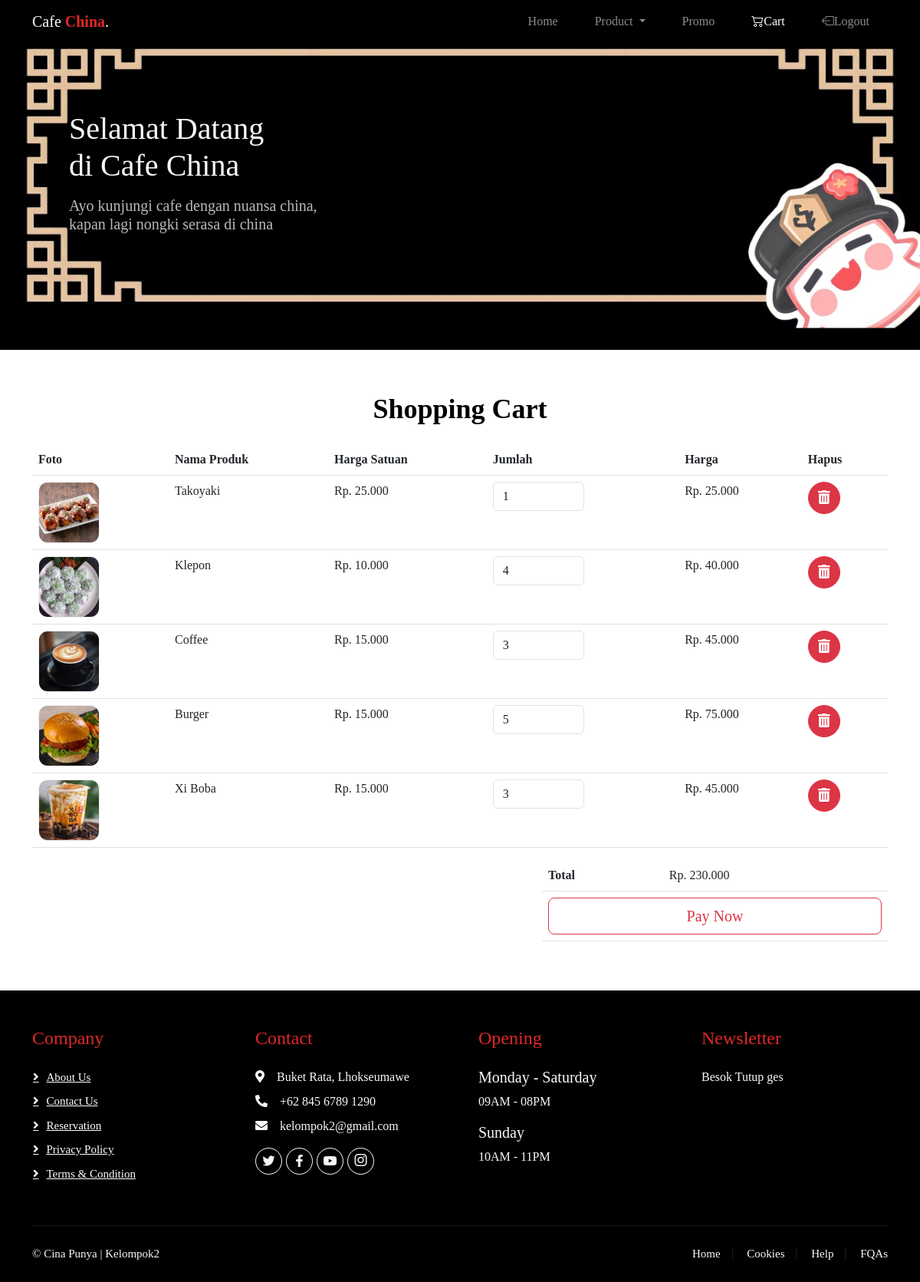
The page /pages/keranjang.php (signed in) on the database its author committed.
### tables this page shows
CREATE TABLE `carts` (
  `id` int NOT NULL,
  `user_id` int DEFAULT NULL,
  `product_id` int DEFAULT NULL,
  `quantity` int DEFAULT NULL
);

CREATE TABLE `products` (
  `product_id` int NOT NULL,
  `product_name` varchar(255) DEFAULT NULL,
  `imagePath` varchar(255) NOT NULL,
  `category` varchar(50) DEFAULT NULL,
  `price` decimal(10,2) DEFAULT NULL,
  `description` text,
  `country_origin` varchar(50) NOT NULL
);

### pages/keranjang.php (the view, shortened to what this page needs)
<?php
include "../includes/koneksi.php";
$user_id = 1;
$query = "SELECT * FROM carts WHERE user_id = $user_id";
$result = $conn->query($query);
$cartTotal = 0;
$sqlCart = "SELECT products.product_name, products.price, carts.quantity
            FROM carts
            JOIN products ON carts.product_id = products.product_id
            WHERE carts.user_id = 1";
$resultCart = mysqli_query($conn, $sqlCart);
if ($resultCart) {
    while ($cartItem = mysqli_fetch_assoc($resultCart)) {
        $cartTotal += $cartItem['price'] * $cartItem['quantity'];
    }
} else {
    echo "Error: " . $sqlCart . "<br>" . mysqli_error($conn);
}
?>
<!DOCTYPE html>
<html>
<head>
    <link href="https://cdnjs.cloudflare.com/ajax/libs/font-awesome/5.10.0/css/all.min.css" rel="stylesheet" />
    <link href="https://cdn.jsdelivr.net/npm/bootstrap-icons@1.4.1/font/bootstrap-icons.css" rel="stylesheet" />
    <link href="https://cdn.jsdelivr.net/npm/bootstrap@5.3.0-alpha2/dist/css/bootstrap.min.css" rel="stylesheet"
 />
    <link rel="stylesheet" href="https://cdn.jsdelivr.net/npm/bootstrap-icons@1.10.3/font/bootstrap-icons.css" />
    <link rel="stylesheet" href="../assets/css/style.css" />
    <link rel="stylesheet" href="https://cdn.jsdelivr.net/npm/aos@2.3.4/dist/aos.css" />
</head>
<body>
    <nav class="navbar navbar-expand-lg navbar-dark bg-black fixed-top">
        <div class="container">
            <div class="collapse navbar-collapse" id="navbarNav">
                <a class="navbar-brand" href="#">Cafe<span> China</span>.</a>
                <ul class="navbar-nav ms-auto d-flex gap-3">
                    <li class="nav-item me-3">
                        <a class="nav-link" aria-current="page" href="../index.php">Home</a>
                    </li>
                    <li class="nav-item dropdown me-3">
                        <a class="nav-link dropdown-toggle" href="#" id="navbarDropdown" role="button"
                            data-bs-toggle="dropdown" aria-expanded="false">
                            Product
                        </a>
                    </li>
                    <li class="nav-item me-3">
                        <a class="nav-link" href="promo.php">Promo</a>
                    </li>
                    <li class="nav-item me-3">
                        <a class="nav-link active" href="#" tabindex="-1" aria-disabled="true"><i
                                class="bi bi-cart2"></i>Cart</a>
                    </li>
                    <li class="nav-item me-3">
                        <a class="nav-link" href="../logout.php" tabindex="-1" aria-disabled="true"><i
                                class="bi bi-box-arrow-left"></i>Logout</a>
                    </li>
                </ul>
            </div>
        </div>
    </nav>
    <div class="container-fluid banner-produk">
        <div class="container">
            <div class="row">
                <h3 class="text-light display-6 mx-5 ml-5">
                    Selamat Datang <br />di Cafe<span> China</span>
                </h3>
                <h5 class="text-light opacity-75 mx-5 ml-5 mt-2">
                    Ayo kunjungi cafe dengan nuansa china,
                    <br class="d-none d-md-block" />
                    kapan lagi nongki serasa di china
                </h5>
            </div>
        </div>
    </div>
    <div class="container-fluid py-5">
        <div class="container">
            <div class="row">
                <div class="col-12" data-aos="fade-down" data-aos-anchor-placement="center-center">
                    <h2 class="text-judul-halaman text-center mb-3">Shopping Cart</h2>
                </div>
            </div>
            <div class="row">
                <div class="col-12">
                    <div class="table-responsive">
                        <table class="table">
                            <tr>
                                <th>Foto</th>
                                <th>Nama Produk</th>
                                <th>Harga Satuan</th>
                                <th>Jumlah</th>
                                <th>Harga</th>
                                <th>Hapus</th>
                            </tr>
                            <?php
                            while ($row = $result->fetch_assoc()) {
                                $produk_id = $row['product_id'];
                                $produkQuery = "SELECT * FROM products WHERE product_id = ?";
                                $stmt = $conn->prepare($produkQuery);
                                $stmt->bind_param("i", $produk_id);
                                $stmt->execute();
                                $produkResult = $stmt->get_result();
                                $produk = $produkResult->fetch_assoc();
                                ?>
                                <tr data-aos="fade-right">
                                    <td>
                                        <img src="<?php echo $produk['imagePath']; ?>" class="img-cart"
                                            style="height: 80px; width: 80px" />
                                    </td>
                                    <td>
                                        <?php echo $produk['product_name']; ?><br />
                                    </td>
                                    <td>Rp.
                                        <?php echo number_format($produk['price'], 0, ',', '.'); ?>
                                    </td>
                                    <td>
                                        <input type="number" value="<?php echo $row['quantity']; ?>"
                                            class="form-control input-kuantitas" />
                                    </td>
                                    <td>Rp.
                                        <?php echo number_format($row['quantity'] * $produk['price'], 0, ',', '.'); ?>
                                    </td>
                                    <td>
                                        <a href="hapus.php?id=<?php echo $row['id']; ?>"
                                            class="btn btn-danger rounded-circle btn-tambah"
                                            onclick="return confirmDelete();">
                                        </a>
                                    </td>
                                </tr>
                                <?php
                            }
                            ?>
                        </table>
                    </div>
                </div>
            </div>
            <div class="row">
                <div class="col-md-5 ms-auto">
                    <div class="table-responsive">
                        <table class="table">
                            <tr>
                                <th>Total</th>
                                <td>
                                    Rp.
                                    <?= number_format($cartTotal, 0, ',', '.') ?>
                                </td>
                            </tr>
                            <tr>
                                <td colspan="2">
                                    <a href="pay.php" class="btn btn-lg btn-outline-danger w-100">Pay Now</a>
                                </td>
                            </tr>
                        </table>
                    </div>
                </div>
            </div>
        </div>
    </div>
    <div class="container-fluid bg-black footer text-light" data-aos="fade-in"
        data-aos-anchor-placement="center-center">
        <div class="container py-5">
            <div class="row g-5">
                <div class="col-lg-3 col-md-6">
                    <h4 class="text-start section-judul mb-4">Company</h4>
                    <a class="btn btn-link" href="about_us.php">About Us</a>
                    <a class="btn btn-link" href="">Contact Us</a>
                    <a class="btn btn-link" href="">Reservation</a>
                    <a class="btn btn-link" href="">Privacy Policy</a>
                    <a class="btn btn-link" href="">Terms & Condition</a>
                </div>
                <div class="col-lg-3 col-md-6">
                    <h4 class="text-start section-judul mb-4">Contact</h4>
                    <p class="mb-2">
                        <i class="fa fa-map-marker-alt me-3"></i>Buket Rata, Lhokseumawe
                    </p>
                    <p class="mb-2">
                        <i class="fa fa-phone-alt me-3"></i>+62 845 6789 1290
                    </p>
                    <p class="mb-2">
                        <i class="fa fa-envelope me-3"></i>kelompok2@gmail.com
                    </p>
                    <div class="d-flex pt-2">
                        <a class="btn btn-outline-light btn-social" href="#"><i class="fab fa-twitter"></i></a>
                        <a class="btn btn-outline-light btn-social"
                            href="https://www.facebook.com/profile.php?id=100009281760851"><i
                                class="fab fa-facebook-f"></i></a>
                        <a class="btn btn-outline-light btn-social"
                            href="https://www.youtube.com/channel/UC8NhEuvVu0tQHqpRHKP6rnw"><i
                                class="fab fa-youtube"></i></a>
                        <a class="btn btn-outline-light btn-social"
                            href="https://www.instagram.com/ramadhan_agung_/?hl=en"><i class="bi bi-instagram"></i></a>
                    </div>
                </div>
                <div class="col-lg-3 col-md-6">
                    <h4 class="section-judul text-start mb-4">Opening</h4>
                    <h5 class="text-light">Monday - Saturday</h5>
                    <p>09AM - 08PM</p>
                    <h5 class="text-light">Sunday</h5>
                    <p>10AM - 11PM</p>
                </div>
                <div class="col-lg-3 col-md-6">
                    <h4 class="section-judul text-start mb-4">Newsletter</h4>
                    <p>Besok Tutup ges</p>
                </div>
            </div>
        </div>
        <div class="container">
            <div class="copyright">
                <div class="row">
                    <div class="col-md-6 text-center text-md-start mb-3 mb-md-0">
                        &copy;
                        <a class="text-light" style="text-decoration: none" href="#">Cina Punya</a>
                        | Kelompok2
                    </div>
                    <div class="col-md-6 text-center text-md-end">
                        <div class="footer-menu">
                            <a class="" href="#">Home</a>
                            <a class="" href="">Cookies</a>
                            <a class="" href="">Help</a>
                            <a class="" href="">FQAs</a>
                        </div>
                    </div>
                </div>
            </div>
        </div>
    </div>
    <link rel="stylesheet" type="text/css" href="../assets/css/custom.css" />
</body>
</html>

### assets/css/style.css (style rules this page uses)
body { font-family: cursive, "Trebuchet MS", "Lucida Sans Unicode", "Lucida Grande", "Lucida"; }
a span { color: rgb(226, 40, 40); font-weight: bolder; }
.banner-produk { height: 57vh; background: linear-gradient(rgba(0, 0, 0, 0.9), rgba(0, 0, 0, 0.9)); background-image: url("../images/logo/bo tao.jpg"); background-size: contain; background-position: center; display: flex; align-items: center; justify-content: center; flex-direction: column; }
@media (min-width: 1200px) { .banner-produk { background-position: center; } }
.footer-menu a { text-decoration: none; color: #fff; }
.footer .btn.btn-link { display: block; margin-bottom: 7px; padding: 0; text-align: left; color: #ffffff; font-size: 15px; font-weight: normal; text-transform: capitalize; transition: 0.3s; }
.footer .btn.btn-link::before { position: relative; content: "\f105"; font-family: "Font Awesome 5 Free"; font-weight: 900; margin-right: 10px; }
.section-judul { color: rgb(226, 40, 40); }
.footer .btn.btn-social { margin-right: 5px; width: 35px; height: 35px; display: flex; align-items: center; justify-content: center; border: 1px solid #ffffff; border-radius: 35px; transition: 0.3s; }
.footer .copyright { padding: 25px 0; font-size: 15px; border-top: 1px solid rgba(256, 256, 256, 0.1); }
.footer .footer-menu a { margin-right: 15px; padding-right: 15px; border-right: 1px solid rgba(255, 255, 255, 0.1); }
.footer .footer-menu a:last-child { margin-right: 0; padding-right: 0; border-right: none; }
.footer .copyright a { color: var(--light); }

### assets/css/custom.css (style rules this page uses)
.btn-tambah { width: 42px; height: 42px; padding: 6px 0 0 0; }
.text-judul-halaman { font-weight: bold; font-size: 36px; line-height: 59px; color: #000000; }
.img-cart { width: 170px; height: auto; border: 1px solid #EEEEEE; border-radius: 12px; }
.input-kuantitas { width: 119px; }

### rows shown on the page
carts: product.imagePath (picture), product.product_name "Takoyaki", product.price "25.000", quantity "1", $row['quantity']*$produk['price'] "25.000"
carts: product.imagePath (picture), product.product_name "Klepon", product.price "10.000", quantity "4", $row['quantity']*$produk['price'] "40.000"
carts: product.imagePath (picture), product.product_name "Coffee", product.price "15.000", quantity "3", $row['quantity']*$produk['price'] "45.000"
carts: product.imagePath (picture), product.product_name "Burger", product.price "15.000", quantity "5", $row['quantity']*$produk['price'] "75.000"
carts: product.imagePath (picture), product.product_name "Xi Boba", product.price "15.000", quantity "3", $row['quantity']*$produk['price'] "45.000"

### other values the page prints
$cartTotal "230.000"
